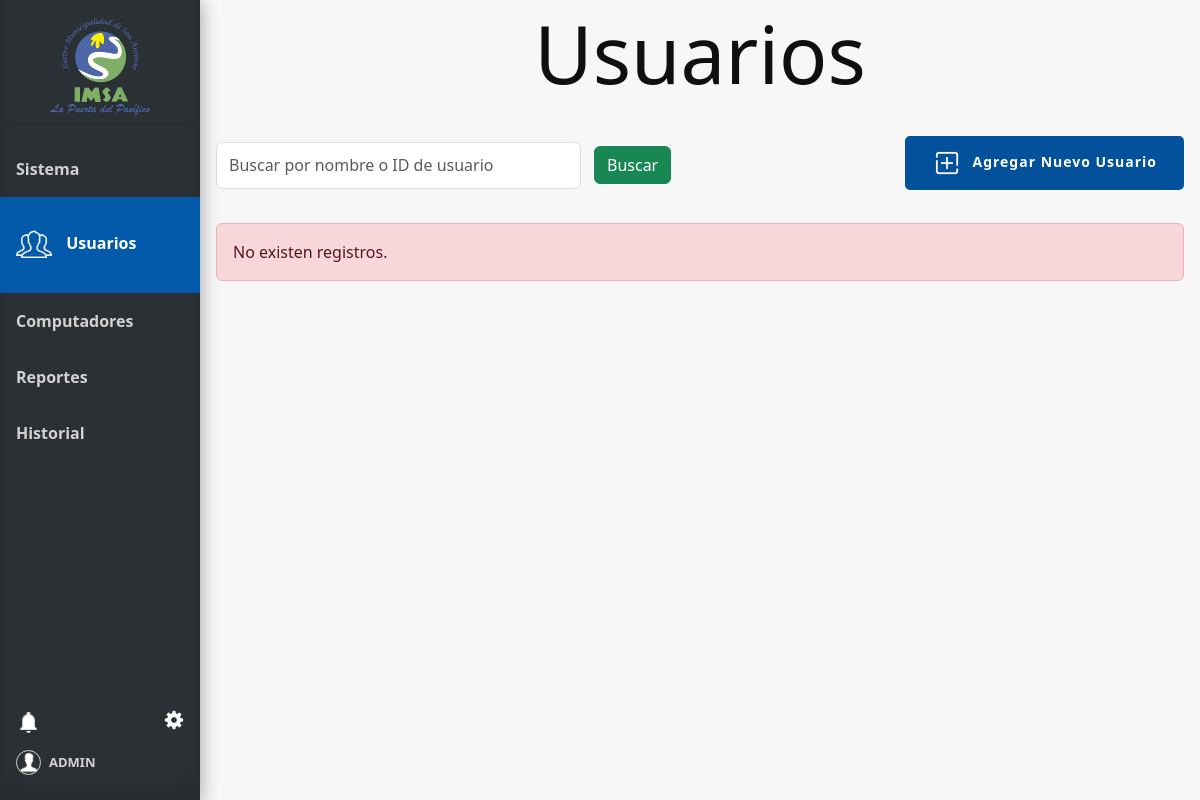
The app's page /usuarios (signed in), older data.
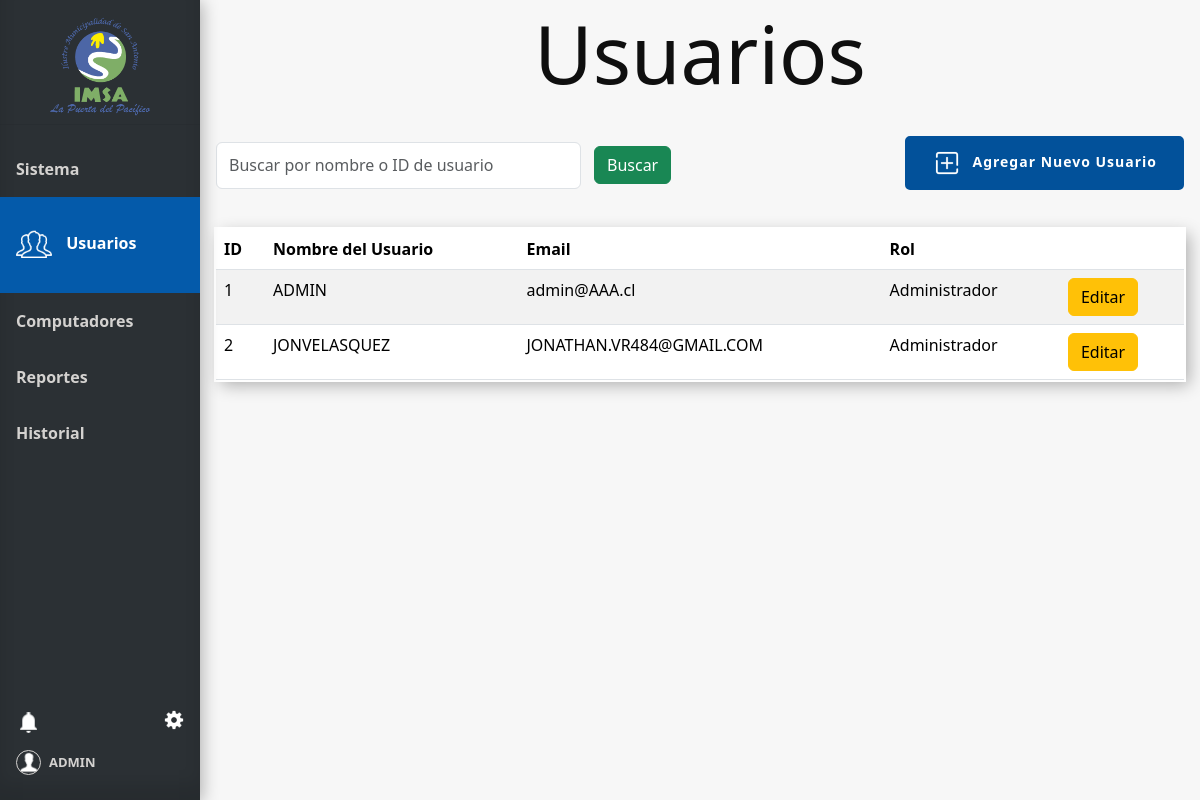
The same page, newer data.
### tables this page shows
CREATE TABLE Usuario (
    Id_usuario INTEGER PRIMARY KEY AUTOINCREMENT,
    Nombre_user VARCHAR(100),
    Email VARCHAR(100),
    Psw VARCHAR(100),
    id_tipo_usuario,
    FOREIGN KEY (id_tipo_usuario) REFERENCES Tipo_usuario(id_tipo_usuario)
);

CREATE TABLE Tipo_usuario (
    id_tipo_usuario INTEGER PRIMARY KEY AUTOINCREMENT,
    nombre_tipo_usuario VARCHAR(100)
);

### app.py (the view)
@app.route('/usuarios', methods=['GET'])
@login_required
def usuarios():
    conn = get_db_connection()
    search_query = request.args.get('search', '')
    pcs = conn.execute("SELECT Id_pc, Nombre_pc FROM Pc").fetchall()
    tipo_usuario = conn.execute("SELECT id_tipo_usuario, nombre_tipo_usuario FROM Tipo_usuario").fetchall()
    form = CrearUsuarioForm()
    form.computador.choices = [(pc['Id_pc'], pc['Nombre_pc']) for pc in pcs]
    form.tipo_usuario.choices = [(tipo['id_tipo_usuario'], tipo['nombre_tipo_usuario']) for tipo in tipo_usuario]
    query = '''SELECT Usuario.Id_usuario, Usuario.Nombre_user, Usuario.Email, Usuario.id_tipo_usuario, Tipo_usuario.nombre_tipo_usuario
                FROM Usuario
                INNER JOIN Tipo_usuario ON Tipo_usuario.id_tipo_usuario = Usuario.id_tipo_usuario
                Where 1 = 1'''
    params = []
    if search_query:
        query += ' AND (Usuario.Nombre_user LIKE ?  OR Usuario.Id_usuario LIKE ?)'
        params.extend(['%' + search_query + '%', '%' + search_query + '%'])
    users = conn.execute(query, params).fetchall()
    conn.close()
    user = current_user
    num_notificaciones_totales = get_total_notifications(user.id)
    info_notificaciones = get_info_notifications(user.id)
    return render_template('usuarios.html', users=users, pcs=pcs, form=form, tipo_usuario=tipo_usuario,
                           user=user, num_notificaciones_totales=num_notificaciones_totales,
                           info_notificaciones=info_notificaciones)

### forms.py
class CrearUsuarioForm(FlaskForm):
    nombre_user = StringField('Nombre de usuario', validators=[DataRequired()])
    email_user = StringField('Correo electrónico', validators=[DataRequired(), Email()])
    psw = PasswordField('Contraseña', validators=[DataRequired()])
    psw_confirmar = PasswordField('Confirmar contraseña', validators=[DataRequired(), EqualTo('psw', message='Las contraseñas deben coincidir')])
    computador = SelectField('Computador', coerce=int, validators=[DataRequired()])
    tipo_usuario = SelectField('Tipo de usuario', coerce=int, validators=[DataRequired()])

### app.py (called while the page is built)
@login_manager.user_loader
def load_user(user_id):
    return Usuario.get_by_id(user_id)

def get_db_connection():
    conn = sqlite3.connect('database.db')
    conn.row_factory = sqlite3.Row
    return conn

def get_total_notifications(user_id):
    conn = get_db_connection()
    total_notifications = conn.execute(
        'SELECT COUNT(*) FROM Notificaciones WHERE id_usuario = ?  AND leido = false',
        (user_id,)
    ).fetchone()[0]
    conn.close()
    return total_notifications

### model.py (called while the page is built)
def get_db_connection():
    conn = sqlite3.connect('database.db')
    conn.row_factory = sqlite3.Row
    return conn

### templates/usuarios.html (shortened to what this page needs)
{% extends 'base.html' %}
{% block head %}
<link rel="stylesheet" href="{{ url_for('static', filename='css/style_usuarios.css') }}">
{% endblock %}
{% block content %}
<h1 class="block-effect" style="--td:0.3s">
    <div class="block-reveal" style="--bc: #2b3034; --d: 0.5s">Usuarios</div>
</h1>
<div class="head">
    <div class="filtros">
        <form method="get" action="{{ url_for('usuarios') }}" id="filtro-form">
            <div class="filtro">
                <input class="form-control me-2" type="search" name="search"
                    placeholder="Buscar por nombre o ID de usuario" aria-label="Search"
                    value="{{ request.args.get('search', '') }}">
                <button class="btn btn-success" type="submit">Buscar</button>
            </div>
        </form>
    </div>
    <div class="Botones_Usuario">
        <button class="button_slide slide_right" data-bs-toggle="modal" data-bs-target="#ModalAgregarUsuario"><img
                id="agregar" src="{{ url_for('static', filename='img/icon-agregar.png') }}" alt="icon-agregar"
                width="30px"><b>Agregar Nuevo Usuario</b></button>
    </div>
</div>
{% if users %}
<table class="table table-responsive-md table-striped mt-3">
    <thead>
        <tr>
            <th>ID</th>
            <th>Nombre del Usuario</th>
            <th class="responsive">Email</th>
            <th class="responsive">Rol</th>
            <th></th>
        </tr>
    </thead>
    <tbody>
        {% for row in users %}
        <tr>
            <td>{{ row['Id_usuario'] }}</td>
            <td>{{ row['Nombre_user'] }}</td>
            <td class="responsive">{{ row['email'] }}</td>
            <td class="responsive">{{ row['nombre_tipo_usuario'] }}</td>
            <td>
                <a href="{{ url_for('editar_usuario', id=row['Id_usuario']) }}" class="btn btn-warning">Editar</a>
            </td>
        </tr>
        {% endfor %}
    </tbody>
</table>
{% else %}
<tr>
    <div class="alert alert-danger" role="alert">
        No existen registros.
    </div>
</tr>
{% endif %}
{% endblock %}

### templates/base.html (shortened to what this page needs)
<!doctype html>
<html lang="es">
<head>
  {% block head %} {% endblock %}
  <link rel="stylesheet" href="{{ url_for('static', filename='css/style_base.css') }}">
  <link rel="stylesheet" href="{{ url_for('static', filename='css/style_ajustes.css') }}">
  <link href="https://cdn.jsdelivr.net/npm/bootstrap@5.3.3/dist/css/bootstrap.min.css" rel="stylesheet"
>
</head>
<body>
  <div class="sidebar" style="display: flex; flex-direction: column; height: 100vh;">
    <div class="tituloMenu">
      <img src="{{ url_for('static', filename='img/logo.png') }}" alt="Logo-IMSA" width="100px">
    </div>
    <hr>
    <a href="{{ url_for('index') }}" class="slide_right {% if request.endpoint == 'index' %}active{% endif %}">
      <b id="menu-link">Sistema</b>
    </a>
    <a href="{{ url_for('usuarios') }}" class="slide_right {% if request.endpoint == 'usuarios' %}active{% endif %}">
      <img id="icon-usuarios" class="menu-icon {% if request.endpoint == 'usuarios' %}show{% endif %}"
        src="{{ url_for('static', filename='img/icon-usuarios.png') }}" alt="icon-Usuarios">
      <b id="menu-link">Usuarios</b>
    </a>
    <a href="{{ url_for('computadores') }}"
      class="slide_right {% if request.endpoint == 'computadores' %}active{% endif %}">
      <b id="menu-link">Computadores</b>
    </a>
    <a href="{{ url_for('reportes') }}" class="slide_right {% if request.endpoint == 'reportes' %}active{% endif %}">
      <b id="menu-link">Reportes</b>
    </a>
    <a href="{{ url_for('historial') }}" class="slide_right {% if request.endpoint == 'historial' %}active{% endif %}">
      <b id="menu-link">Historial</b>
    </a>
    <div class="menuAbajo">
      <div class="ajuste_notificacion">
        <div class="notificacion">
          <a href="" class="icon" data-bs-toggle="modal" data-bs-target="#ModalNotifiaciones">
            <img id="icon-campana" src="{{ url_for('static', filename='img/icon-campana.png') }}" alt="logoCampana">
          </a>
        </div>
        <div class="ajustes">
          <a href="" class="icon" data-bs-toggle="modal" data-bs-target="#ModalAjustes">
            <img async id="icon-ajuste" src="{{ url_for('static', filename='img/icon-ajuste.png') }}" alt="logoAjuste" ></a>
        </div>
      </div>
      <div class="bodyCuenta">
        <a href="#" id="cuenta">
          <img id="icon-cuenta" src="{{ url_for('static', filename='img/icon-usuario.png') }}" alt="">
          <b style="font-size: small;">{{ user.nombre_usuario}}</b>
        </a>
      </div>
  </div>
  </div>
  <div class="content">
    {% block content %}
    {% endblock %}
  </div>
</body>
</html>

Row changes from the older to the newer data that the page shows:
now on one of the page's lists (row edited): Usuario: Id_usuario "1", Nombre_user "ADMIN", email "admin@AAA.cl", nombre_tipo_usuario "Administrador"
added Usuario: Id_usuario "2", Nombre_user "JONVELASQUEZ", email "JONATHAN.VR484@GMAIL.COM", nombre_tipo_usuario "Administrador"
Text that changed along with them:
text no longer shown: "No existen registros."
text now shown: "ID Nombre del Usuario Email Rol"
